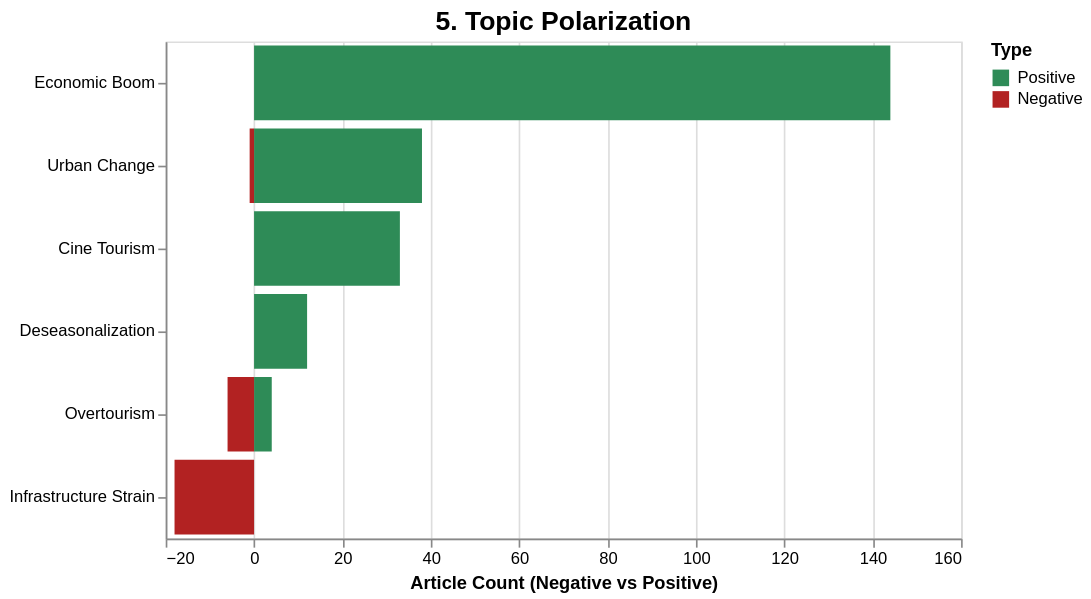

Express this chart as Vega-Lite.
### Vega-Lite specification from a JSON file in a GitHub repository (floating-point values rounded to 4 significant figures)
{"config": {"view": {"continuousWidth": 300, "continuousHeight": 300}}, "data": {"name": "data-5a72b1f805350be1c28c2c5220d58736"}, "mark": {"type": "bar"}, "encoding": {"color": {"field": "Type", "legend": {"orient": "right"}, "scale": {"domain": ["Positive", "Negative"], "range": ["#2E8B57", "#B22222"]}, "type": "nominal"}, "tooltip": [{"field": "Topic", "type": "nominal"}, {"field": "Type", "type": "nominal"}, {"field": "Count", "type": "quantitative"}], "x": {"field": "Count", "title": "Article Count (Negative vs Positive)", "type": "quantitative"}, "y": {"field": "Topic", "sort": "-x", "title": "", "type": "nominal"}}, "height": 300, "params": [{"name": "param_1e9efca18e7a2868", "select": {"type": "interval", "encodings": ["x", "y"]}, "bind": "scales"}], "title": {"text": "5. Topic Polarization", "fontSize": 16}, "width": 480, "$schema": "https://vega.github.io/schema/vega-lite/v6.4.1.json", "datasets": {"data-5a72b1f805350be1c28c2c5220d58736": [{"Topic": "Cine Tourism", "Type": "Positive", "Count": 33}, {"Topic": "Urban Change", "Type": "Positive", "Count": 38}, {"Topic": "Urban Change", "Type": "Negative", "Count": -1}, {"Topic": "Infrastructure Strain", "Type": "Negative", "Count": -18}, {"Topic": "Economic Boom", "Type": "Positive", "Count": 144}, {"Topic": "Overtourism", "Type": "Positive", "Count": 4}, {"Topic": "Overtourism", "Type": "Negative", "Count": -6}, {"Topic": "Deseasonalization", "Type": "Positive", "Count": 12}]}}
